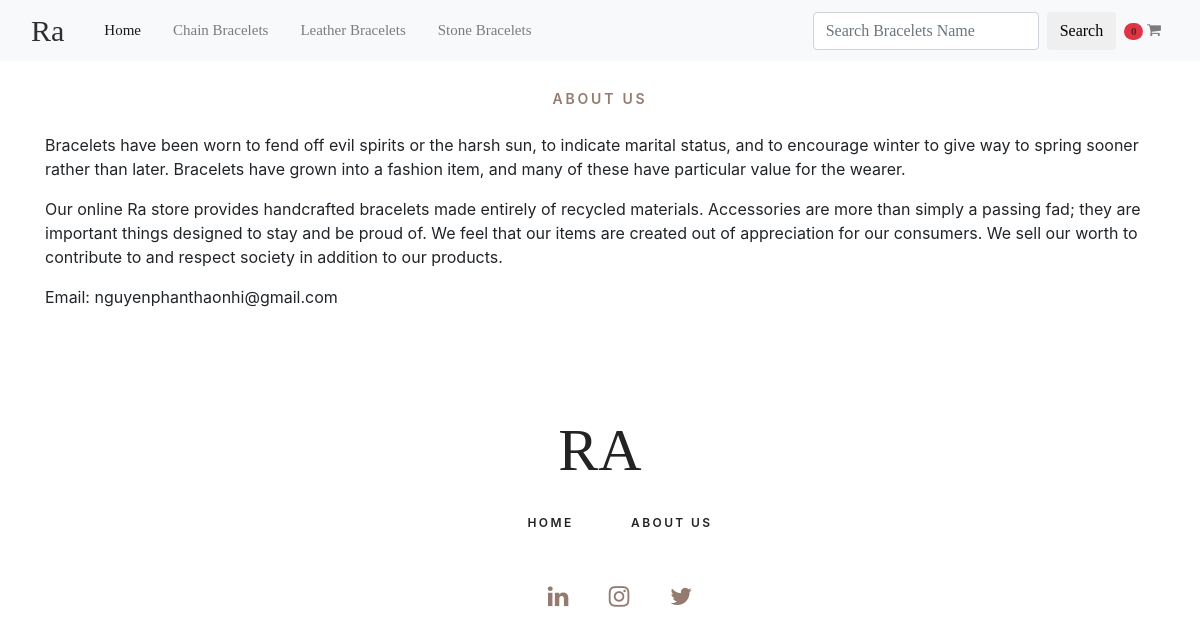
The app's page /aboutUs with its own data.
### store/models.py (models this page shows, shortened)
class Category(db.Model):
    __tablename__='categories'
    id = db.Column(db.Integer, primary_key=True)
    name = db.Column(db.String(100), unique=True)
    image = db.Column(db.String(60))

### store/views.py (the view)
@bp.route('/aboutUs')
def getAboutUs():
    categories = Category.query.order_by(Category.name).all()
    return render_template('aboutUs.html', categories = getMenu(), orderCount = getNumberOfOrder())

### store/views.py (called while the page is built)
def getMenu():
    categories = Category.query.order_by(Category.name).all()
    return categories

def getNumberOfOrder():
    if 'order_id'in session.keys():
        order = Order.query.get(session['order_id'])
    else:
        order = None
    countOrder = 0
    if order is not None:
        for bracelet in order.bracelets:
            countOrder = countOrder + 1
    return countOrder

### store/templates/aboutUs.html
{% extends 'base.html' %}
{% block main %}
<div class="category">
  <div class="container">
      <div class="row">
          <div class="col">
              <div class="section_title_container text-center">
                  <div class="section_subtitle">About us</div>
              </div>
              <br />
              <p>Bracelets have been worn to fend off evil spirits or the harsh sun, to indicate marital status,
                  and to encourage winter to give way to spring sooner rather than later. Bracelets have grown
                  into a fashion item, and many of these have particular value for the wearer.</p>
              <p>Our online Ra store provides handcrafted bracelets made entirely of recycled materials.
                  Accessories
                  are more than simply a passing fad; they are important things designed to stay and be proud of.
                  We feel that our items are created out of appreciation for our consumers. We sell our worth to
                  contribute to and respect society in addition to our products.</p>
              <p>Email: nguyenphanthaonhi@gmail.com</p>
          </div>
      </div>
  </div>
</div>
{% endblock %}

### store/templates/base.html (shortened to what this page needs)
<!DOCTYPE html>
<html lang="en">
<head>
    <link rel="stylesheet" type="text/css" href="{{url_for('static', filename='/css/home_page.css')}}">
    <link rel="stylesheet" type="text/css" href="{{url_for('static', filename='/css/sub_category.css')}}">
    <link rel="stylesheet" type="text/css" href="{{url_for('static', filename='/css/product_detail.css')}}">
    <link href="{{url_for('static', filename='/plugins/font-awesome-4.7.0/css/font-awesome.min.css')}}" rel="stylesheet" type="text/css">
    <link rel="stylesheet" href="https://cdn.jsdelivr.net/npm/bootstrap@4.0.0/dist/css/bootstrap.min.css"
>
</head>
<body>
    <body data-spy="scroll" data-target=".navbar" data-offset="50">
        <div clss="super_container">
            <header>
                <nav class="navbar navbar-expand-lg navbar-light bg-light fixed-top main-nav">
                    <div class="container-fluid">
                        <a id="logo" href="{{ url_for('main.index') }}" data-abc="true">Ra</a>
                        <div class="collapse navbar-collapse ml-3" id="navbarColor02">
                            <ul class="navbar-nav mr-auto">
                                <li class="nav-item active ml-3"> <a class="nav-link" href="{{ url_for('main.index') }}" data-abc="true">Home
                                    <span class="sr-only">(current)</span></a> </li>
                                {% for category in categories%}
                                <li class="nav-item ml-3"> <a class="nav-link" href="{{ url_for('main.getsubcategory', categoryid=category.id) }}"
                                        data-abc="true">{{category.name}}</a> </li>
                                {% endfor %}
                            </ul>
                            <form class="form-inline my-2 my-lg-0 ml-5" action="{{url_for('main.search')}}">
                                <input class="form-control mr-sm-2" type="search" placeholder="Search Bracelets Name"
                                    aria-label="" name="search" required>
                                <button class="btn my-2 my-sm-0 search_button" id="btnSearchProduct"
                                    type="submit">Search</button>
                            </form>
                            <ul class="navbar-nav">
                                <li class="nav-item">
                                    <a class="nav-link" href="{{url_for('main.order')}}">
                                        <span class="badge badge-pill bg-danger">{{orderCount}}</span>
                                        <span>
                                            <i class="fa fa-shopping-cart">
                                            </i>
                                        </span>
                                    </a>
                                </li>
                            </ul>
                        </div>
                    </div>
                </nav>
            </header>
        </div>
        <div class="container-fluid">
            <main>
                {% block main %}{% endblock %}
            </main>
        </div>
        <footer class="footer">
            <div class="container">
                <div class="row">
                    <div class="col text-center">
                        <div class="footer_logo"><a href="index.html">RA</a></div>
                        <nav class="footer_nav">
                            <ul>
                                <li><a href="{{ url_for('main.index') }}">Home</a></li>
                                <li><a href="{{url_for('main.getAboutUs')}}">About us</a></li>
                            </ul>
                        </nav>
                        <div class="footer_social">
                            <ul>
                                <li><a href="#"><i class="fa fa-linkedin" aria-hidden="true"></i></a></li>
                                <li><a href="#"><i class="fa fa-instagram" aria-hidden="true"></i></a></li>
                                <li><a href="#"><i class="fa fa-twitter" aria-hidden="true"></i></a></li>
                            </ul>
                        </div>
                    </div>
                </div>
            </div>
        </footer>
    </body>
</html>

### store/static/css/home_page.css (style rules this page uses)
a { text-decoration: none !important; }
body { font-family: 'Open Sans', sans-serif; font-size: 14px; font-weight: 400; background: #FFFFFF; color: #2f2f2f; }
.search_button { font-size: 14px; }
.section_subtitle { font-size: 14px; font-weight: 600; color: #937c6f; text-transform: uppercase; letter-spacing: 0.2em; }
#logo { font-family: 'Lucida', serif; font-size: 30px; color: #2f2f2f; }
.main-nav { font-family: 'Lucida', serif; font-size: 15px; }
.category { padding-top: 88px; }
.footer { padding-top: 80px; }
.footer_logo a { text-decoration: none!; font-family: 'Lucida', serif; font-size: 60px; color: #232323; }
.footer_nav { margin-top: 14px; }
.footer_nav ul li { display: inline-block; margin-right: 53px; }
.footer_nav ul li:last-child { margin-right: 0; }
.footer_nav ul li a { font-size: 12px; text-transform: uppercase; color: #232323; font-weight: 600; letter-spacing: 0.2em; -webkit-transition: all 200ms ease; -moz-transition: all 200ms ease; -ms-transition: all 200ms ease; -o-transition: all 200ms ease; transition: all 200ms ease; }
.footer_social { margin-top: 51px; }
.footer_social ul li { display: inline-block; margin-right: 36px; }
.footer_social ul li:last-child { margin-right: 0; }
.footer_social ul li a i { font-size: 24px; color: #937c6f; -webkit-transition: all 200ms ease; -moz-transition: all 200ms ease; -ms-transition: all 200ms ease; -o-transition: all 200ms ease; transition: all 200ms ease; }

### store/static/css/sub_category.css (style rules this page uses)
body { vertical-align: middle; }

### store/static/css/product_detail.css (style rules this page uses)
ul { list-style-type: none; }

### records on screen
Category: name "Chain Bracelets"
Category: name "Leather Bracelets"
Category: name "Stone Bracelets"

### other values on screen
{{ orderCount }} "0"
